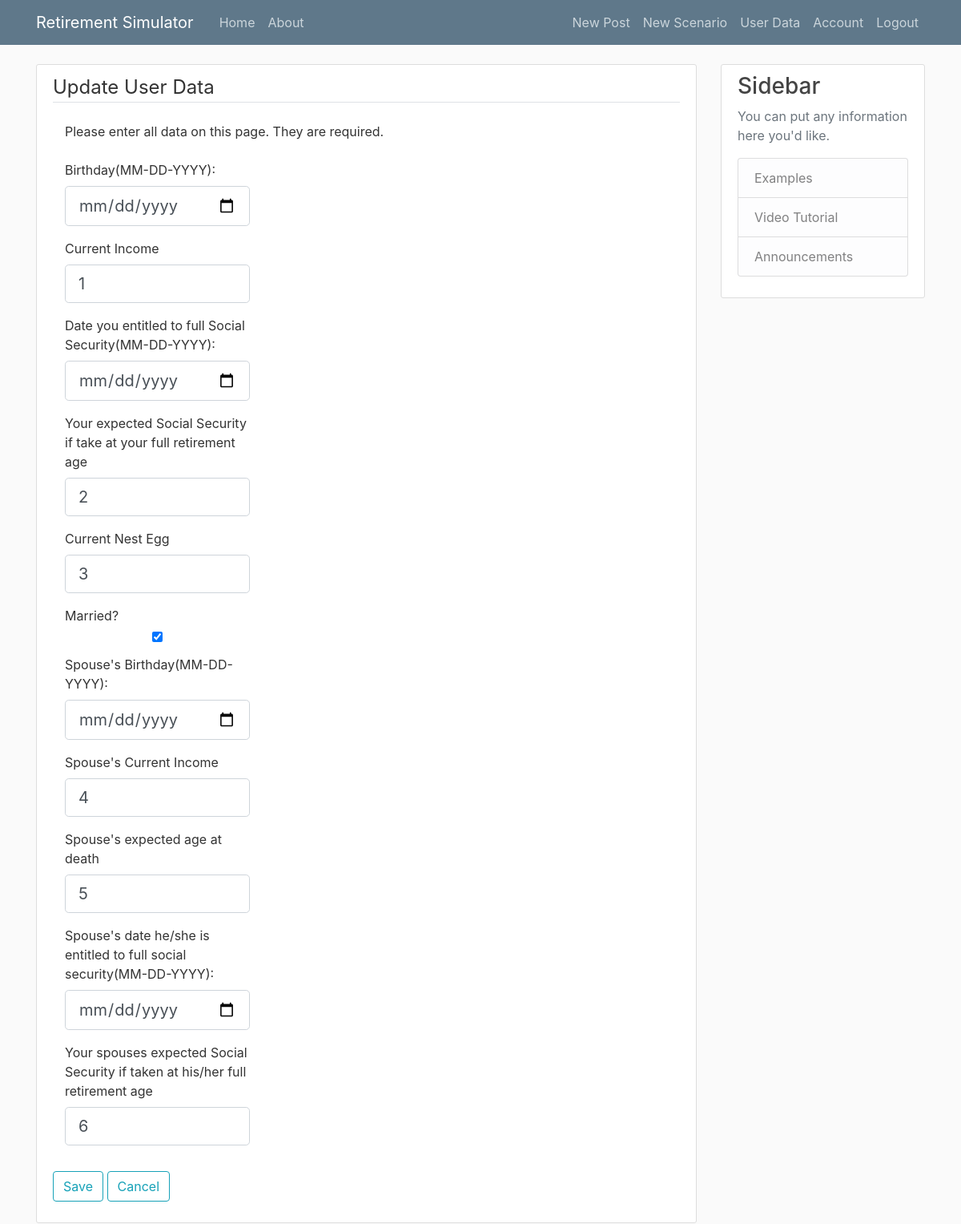
The page /userdata/update (signed in) on the database as committed earlier.
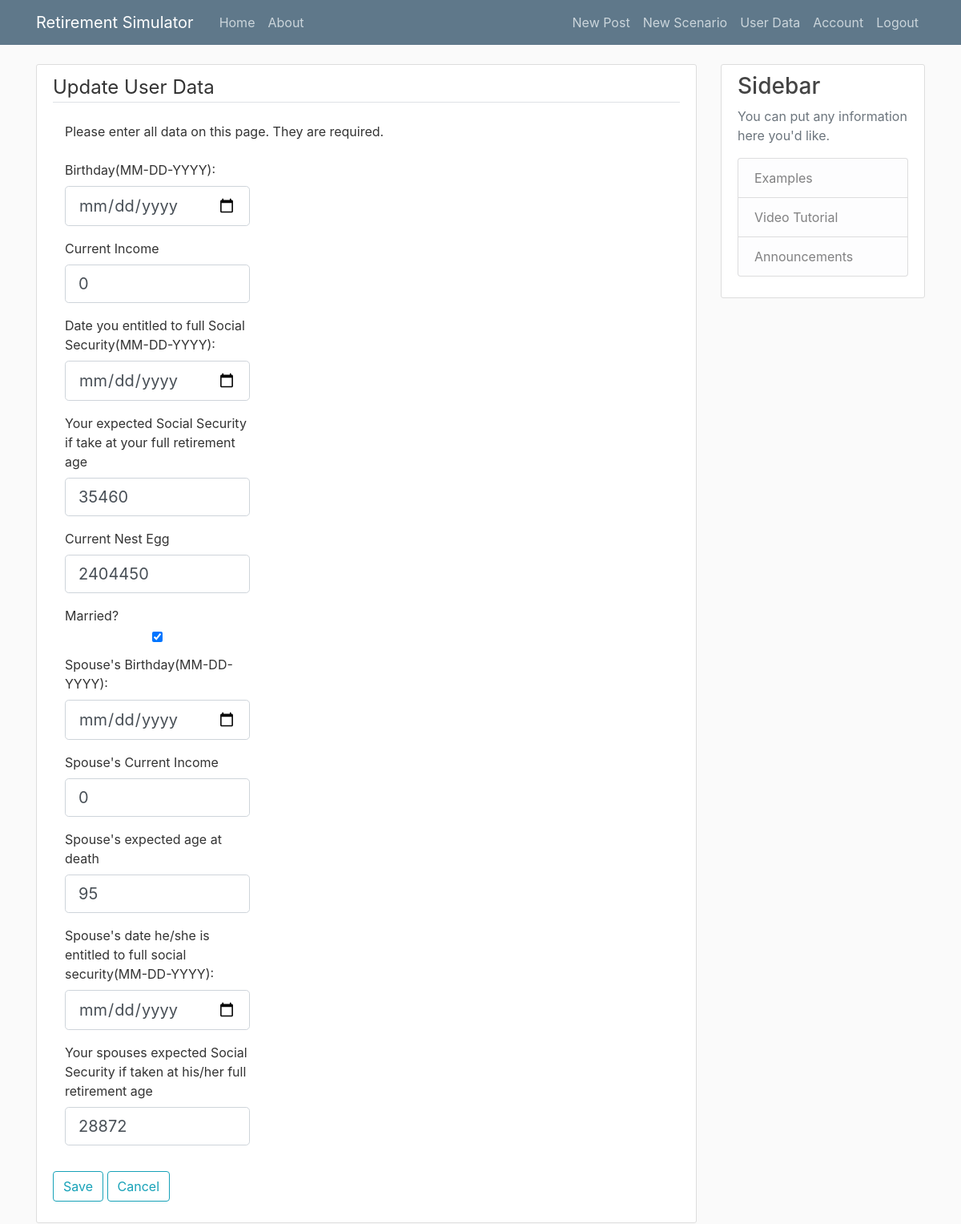
The same page on the database as committed later.
### Simulation/models.py (models this page shows, shortened)
class UserData(db.Model):
    id = db.Column(db.Integer, db.ForeignKey('user.id'), primary_key=True)
    user = db.relationship('User', back_populates="userdata", uselist=False, lazy=True)
    title = db.Column(db.String(100), nullable=True)
    birthdate = db.Column(db.Date, nullable=False)
    current_age = db.Column(db.Integer, nullable=False) # Calculated every time we need it
    current_income = db.Column(db.Integer, nullable=False)
    lifespan_age = db.Column(db.Integer, nullable=False)
    full_ss_date = db.Column(db.Date, nullable=False)    #Calculate this from the birthdate
    full_ss_amount = db.Column(db.Integer, nullable=False)
    nestegg = db.Column(db.Integer, nullable=False)
    drawdown = db.Column(db.Integer, nullable=False)
    has_spouse = db.Column(db.Boolean, nullable=False)
    s_birthdate = db.Column(db.Date, nullable=True)
    s_current_age = db.Column(db.Integer, nullable=True) # Calculated every time we need it
    s_current_income = db.Column(db.Integer, nullable=True)
    s_lifespan_age = db.Column(db.Integer, nullable=True)
    s_full_ss_date = db.Column(db.Date, nullable=True)  #Calculate this from the birthdate
    s_full_ss_amount = db.Column(db.Integer, nullable=True)

### Simulation/userdata/routes.py (the view)
@userdata.route("/userdata/update", methods=['GET', 'POST'])
@login_required
def update_userdata():
    user = User.query.get_or_404(current_user.id)
    if user.userdata is None:
        user.userdata = UserData()
        user.userdata.id = current_user.id
    userdata = user.userdata
    if userdata.id != current_user.id:
        abort(403)
    form = UserDataForm()
    if form.validate_on_submit():
        if(form.submit.data):
            userdata.title = form.title.data
            userdata.birthdate = form.birthdate.data
            userdata.current_age = calculate_age(form.birthdate.data)
            userdata.current_income = form.current_income.data
            userdata.lifespan_age = form.lifespan_age.data
            userdata.full_ss_date = form.full_ss_date.data
            userdata.full_ss_amount = form.full_ss_amount.data
            userdata.nestegg = form.nestegg.data
            userdata.drawdown = form.drawdown.data
            userdata.has_spouse = form.has_spouse.data
            userdata.s_birthdate = form.s_birthdate.data
            userdata.s_current_age = calculate_age(form.s_birthdate.data)
            userdata.s_current_income = form.s_current_income.data
            userdata.s_lifespan_age = form.s_lifespan_age.data
            userdata.s_full_ss_date = form.s_full_ss_date.data
            userdata.s_full_ss_amount = form.s_full_ss_amount.data
            db.session.commit()
            flash('Your user data has been updated!', 'success')
        else:
            flash('Changes to your user data have been discarded', 'success')
        return redirect(url_for('main.home'))
    elif request.method == 'GET':
        form.birthdate.data = userdata.birthdate
        form.current_income.data = userdata.current_income
        form.lifespan_age.data = userdata.lifespan_age
        form.full_ss_date.data = userdata.full_ss_date
        form.full_ss_amount.data = userdata.full_ss_amount
        form.nestegg.data = userdata.nestegg
        form.drawdown.data = userdata.drawdown
        form.has_spouse.data = userdata.has_spouse
        form.s_birthdate.data = userdata.s_birthdate
        form.s_current_income.data = userdata.s_current_income
        form.s_lifespan_age.data = userdata.s_lifespan_age
        form.s_full_ss_date.data = userdata.s_full_ss_date
        form.s_full_ss_amount.data = userdata.s_full_ss_amount
    return render_template('userdata.html', form=form, legend='Update User Data')

### Simulation/models.py (called while the page is built)
@login_manager.user_loader
def load_user(user_id):
    return User.query.get(int(user_id))

### Simulation/templates/userdata.html (shortened to what this page needs)
{% extends "layout.html" %}
{% block content %}
    <div class="content-section">
        <form method="POST" action="">
            <fieldset class="form-group">
                <legend class="border-bottom mb-4">{{ legend }}</legend>
                <div class="form-group col-md-12">
                    {{ form.title.label(class="form-control-label") }}
                </div>
                <div class="form-group col-md-4">
                    {{ form.birthdate.label(class="form-control-label") }}
                    {% if form.birthdate.errors %}
                        {{ form.birthdate(class="form-control form-control-lg is-invalid") }}
                        <div class="invalid-feedback">
                            {% for error in form.birthdate.errors %}
                                <span>{{ error }}</span>
                            {% endfor %}
                        </div>
                    {% else %}
                        {{ form.birthdate(class="form-control form-control-lg") }}
                    {% endif %}
                </div>
                <div class="form-group col-md-4">
                    {{ form.current_income.label(class="form-control-label") }}
                    {% if form.current_income.errors %}
                        {{ form.current_income(class="form-control form-control-lg is-invalid") }}
                        <div class="invalid-feedback">
                            {% for error in form.current_income.errors %}
                                <span>{{ error }}</span>
                            {% endfor %}
                        </div>
                    {% else %}
                        {{ form.current_income(class="form-control form-control-lg") }}
                    {% endif %}
                </div>
                <div class="form-group col-md-4">
                    {{ form.full_ss_date.label(class="form-control-label") }}
                    {% if form.full_ss_date.errors %}
                        {{ form.full_ss_date(class="form-control form-control-lg is-invalid") }}
                        <div class="invalid-feedback">
                            {% for error in form.full_ss_date.errors %}
                                <span>{{ error }}</span>
                            {% endfor %}
                        </div>
                    {% else %}
                        {{ form.full_ss_date(class="form-control form-control-lg") }}
                    {% endif %}
                </div>
                <div class="form-group col-md-4">
                    {{ form.full_ss_amount.label(class="form-control-label") }}
                    {% if form.full_ss_amount.errors %}
                        {{ form.full_ss_amount(class="form-control form-control-lg is-invalid") }}
                        <div class="invalid-feedback">
                            {% for error in form.full_ss_amount.errors %}
                                <span>{{ error }}</span>
                            {% endfor %}
                        </div>
                    {% else %}
                        {{ form.full_ss_amount(class="form-control form-control-lg") }}
                    {% endif %}
                </div>
                <div class="form-group col-md-4">
                    {{ form.nestegg.label(class="form-control-label") }}
                    {% if form.nestegg.errors %}
                        {{ form.nestegg(class="form-control form-control-lg is-invalid") }}
                        <div class="invalid-feedback">
                            {% for error in form.nestegg.errors %}
                                <span>{{ error }}</span>
                            {% endfor %}
                        </div>
                    {% else %}
                        {{ form.nestegg(class="form-control form-control-lg") }}
                    {% endif %}
                </div>
                <div class="form-group col-md-4">
                    {{ form.has_spouse.label(class="form-control-label") }}
                    {% if form.has_spouse.errors %}
                        {{ form.has_spouse(class="form-control form-control-lg is-invalid") }}
                        <div class="invalid-feedback">
                            {% for error in form.has_spouse.errors %}
                                <span>{{ error }}</span>
                            {% endfor %}
                        </div>
                    {% else %}
                        {{ form.has_spouse(class="form-control form-control-lg") }}
                    {% endif %}
                </div>
                <div class="form-group col-md-4">
                    {{ form.s_birthdate.label(class="form-control-label") }}
                    {% if form.s_birthdate.errors %}
                        {{ form.s_birthdate(class="form-control form-control-lg is-invalid") }}
                        <div class="invalid-feedback">
                            {% for error in form.s_birthdate.errors %}
                                <span>{{ error }}</span>
                            {% endfor %}
                        </div>
                    {% else %}
                        {{ form.s_birthdate(class="form-control form-control-lg") }}
                    {% endif %}
                </div>
                <div class="form-group col-md-4">
                    {{ form.s_current_income.label(class="form-control-label") }}
                    {% if form.s_current_income.errors %}
                        {{ form.s_current_income(class="form-control form-control-lg is-invalid") }}
                        <div class="invalid-feedback">
                            {% for error in form.s_current_income.errors %}
                                <span>{{ error }}</span>
                            {% endfor %}
                        </div>
                    {% else %}
                        {{ form.s_current_income(class="form-control form-control-lg") }}
                    {% endif %}
                </div>
                <div class="form-group col-md-4">
                    {{ form.s_lifespan_age.label(class="form-control-label") }}
                    {% if form.s_lifespan_age.errors %}
                        {{ form.s_lifespan_age(class="form-control form-control-lg is-invalid") }}
                        <div class="invalid-feedback">
                            {% for error in form.s_lifespan_age.errors %}
                                <span>{{ error }}</span>
                            {% endfor %}
                        </div>
                    {% else %}
                        {{ form.s_lifespan_age(class="form-control form-control-lg") }}
                    {% endif %}
                </div>
                <div class="form-group col-md-4">
                    {{ form.s_full_ss_date.label(class="form-control-label") }}
                    {% if form.s_full_ss_date.errors %}
                        {{ form.s_full_ss_date(class="form-control form-control-lg is-invalid") }}
                        <div class="invalid-feedback">
                            {% for error in form.s_full_ss_date.errors %}
                                <span>{{ error }}</span>
                            {% endfor %}
                        </div>
                    {% else %}
                        {{ form.s_full_ss_date(class="form-control form-control-lg") }}
                    {% endif %}
                </div>
                <div class="form-group col-md-4">
                    {{ form.s_full_ss_amount.label(class="form-control-label") }}
                    {% if form.s_full_ss_amount.errors %}
                        {{ form.s_full_ss_amount(class="form-control form-control-lg is-invalid") }}
                        <div class="invalid-feedback">
                            {% for error in form.s_full_ss_amount.errors %}
                                <span>{{ error }}</span>
                            {% endfor %}
                        </div>
                    {% else %}
                        {{ form.s_full_ss_amount(class="form-control form-control-lg") }}
                    {% endif %}
                </div>
            </fieldset>
            <div class="form-group">
                {{ form.submit(class="btn btn-outline-info") }}
                {{ form.cancel(class="btn btn-outline-info") }}
            </div>
        </form>
    </div>
{% endblock content %}

### Simulation/templates/layout.html (shortened to what this page needs)
<!DOCTYPE html>
<html>
<head>
    <link rel="stylesheet" href="https://maxcdn.bootstrapcdn.com/bootstrap/4.0.0/css/bootstrap.min.css">
    <link rel="stylesheet" type="text/css" href="{{ url_for('static', filename='main.css') }}">
</head>
<body>
    <header class="site-header">
      <nav class="navbar navbar-expand-md navbar-dark bg-steel fixed-top">
        <div class="container">
          <a class="navbar-brand mr-4" href="/">Retirement Simulator</a>
          <div class="collapse navbar-collapse" id="navbarToggle">
            <div class="navbar-nav mr-auto">
              <a class="nav-item nav-link" href="{{ url_for('main.home') }}">Home</a>
              <a class="nav-item nav-link" href="{{ url_for('main.about') }}">About</a>
            </div>
            <div class="navbar-nav">
              {% if current_user.is_authenticated %}
                <a class="nav-item nav-link" href="{{ url_for('posts.new_post') }}">New Post</a>
                <a class="nav-item nav-link" href="{{ url_for('scenarios.new_scenario') }}">New Scenario</a>
                <a class="nav-item nav-link" href="{{ url_for('userdata.update_userdata') }}">User Data</a>
                <a class="nav-item nav-link" href="{{ url_for('users.account') }}">Account</a>
                <a class="nav-item nav-link" href="{{ url_for('users.logout') }}">Logout</a>
              {% else %}
                <a class="nav-item nav-link" href="{{ url_for('users.login') }}">Login</a>
                <a class="nav-item nav-link" href="{{ url_for('users.register') }}">Register</a>
              {% endif %}
            </div>
          </div>
        </div>
      </nav>
    </header>
    <main role="main" class="container">
      <div class="row">
        <div class="col-md-9">
          {% block content %}{% endblock %}
        </div>
        <div class="col-md-3">
          <div class="content-section">
            <h3>Sidebar</h3>
            <p class='text-muted'>You can put any information here you'd like.
              <ul class="list-group">
                <li class="list-group-item list-group-item-light">Examples</li>
                <li class="list-group-item list-group-item-light">Video Tutorial</li>
                <li class="list-group-item list-group-item-light">Announcements</li>
              </ul>
            </p>
          </div>
        </div>
      </div>
    </main>
</body>
</html>

### Simulation/static/main.css (style rules this page uses)
body { background: #fafafa; color: #333333; margin-top: 5rem; }
h1, h2, h3, h4, h5, h6 { color: #444444; }
.bg-steel { background-color: #5f788a; }
.site-header .navbar-nav .nav-link { color: #cbd5db; }
.content-section { background: #ffffff; padding: 10px 20px; border: 1px solid #dddddd; border-radius: 3px; margin-bottom: 20px; }
ul { list-style-type: none; }

Rows that differ between the two databases and show on the page:
changed UserData: current_income "1" → "0"; full_ss_amount "2" → "35460"; nestegg "3" → "2404450"; s_current_income "4" → "0"; s_lifespan_age "5" → "95"; s_full_ss_amount "6" → "28872"
